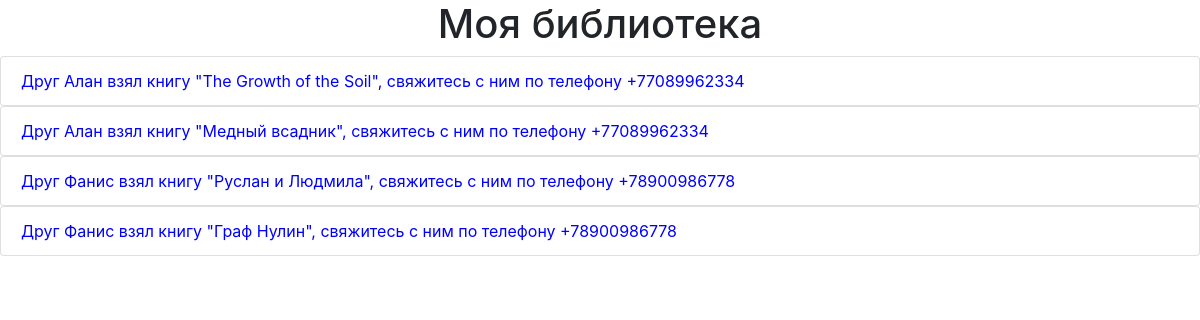
Screenshot of /friends with the database file from the repository.
### p_library/models.py (models this page shows, shortened)
class Book(models.Model):
    ISBN = models.CharField(max_length=13)
    title = models.CharField(max_length=160, verbose_name='Заголовок')
    description = models.TextField(verbose_name='Описание')
    year_release = models.SmallIntegerField(verbose_name='Дата издания')
    author = models.ForeignKey(Author, on_delete=models.CASCADE, verbose_name='Автор')
    price = models.DecimalField(max_digits=10, decimal_places=2, null=True, blank=True, verbose_name='Цена')
    copy_count = models.SmallIntegerField(default=1)
    publisher = models.ForeignKey(Publisher, on_delete=models.CASCADE, verbose_name='Издательство',
                 null=True, blank=True, related_name='books')
    friend = models.ForeignKey('Friend', on_delete=models.CASCADE, related_name='books',
                               verbose_name='Другу отдана', null=True, blank=True)
    image = models.ImageField(upload_to='media/book_photos/%Y/%m/%d', blank=True, null=True,
                              verbose_name='Фото')

class Friend(models.Model):
    full_name = models.CharField(max_length=200, verbose_name='Имя')
    phone = models.CharField(max_length=20, blank=True, verbose_name='Номер телефона')

### p_library/views.py (the view)
# urls.py: path('friends', FriendList.as_view(), name='friend_list'),
class FriendList(ListView):
    model = Friend
    template_name = 'friends_list.html'

### p_library/templates/friends_list.html (shortened to what this page needs)
{% extends 'base.html' %}
{% block content %}
    {% for friend in object_list %}
        {% for book in friend.books.all %}
        <ul class="list-group">
            <li class="list-group-item friend-p">
                Друг {{ friend.full_name }} взял книгу "{{ book.title }}", свяжитесь с ним по телефону {{ friend.phone }}
            </li>
        </ul>
        {% endfor %}
    {% endfor %}
{% endblock content %}

### p_library/static/css/style.css (style rules this page uses)
.friend-p { color: blue; }

### rows the page displays
Friend: full_name "Алан", phone "+77089962334"
Book: title "The Growth of the Soil"
Book: title "Медный всадник"
Friend: full_name "Фанис", phone "+78900986778"
Book: title "Руслан и Людмила"
Book: title "Граф Нулин"
